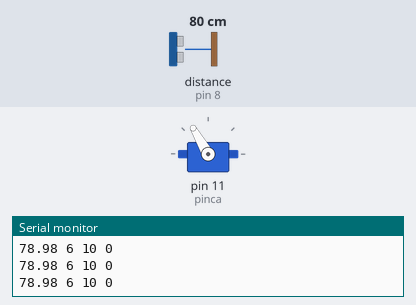
Bench run of a sketch on a simulated Arduino Uno, built with avr-gcc and run on an emulated ATmega328P. Shown: servo, the last lines printed to the serial monitor. Wiring (inferred from the names in the program): ultrasonic range finder: trigger pin 7; echo pin 8. The inputs (shaded band) are chosen by the test bench; at power-on: distance to the obstacle (sensor on pin 8) 80 cm. The echo pulse lasts 58.3 µs per cm.

Above: at 1.2 s.
1.3 s: distance to the obstacle (sensor on pin 8) set to 8 cm
2.8 s: distance to the obstacle (sensor on pin 8) set to 5 cm
At 3.3 s:
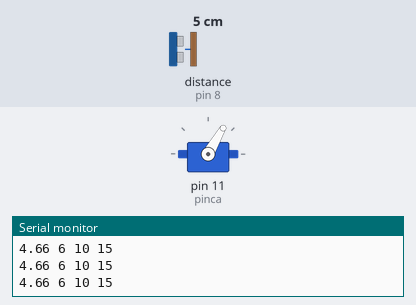
4.3 s: distance to the obstacle (sensor on pin 8) set to 9 cm
7.3 s: distance to the obstacle (sensor on pin 8) set to 12 cm
At 8.0 s:
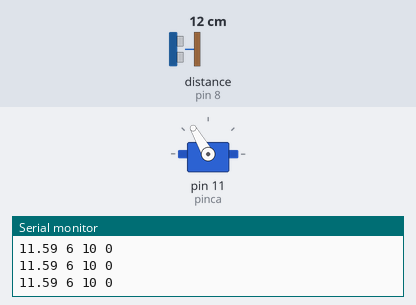
8.8 s: distance to the obstacle (sensor on pin 8) set to 2 cm
At 9.7 s:
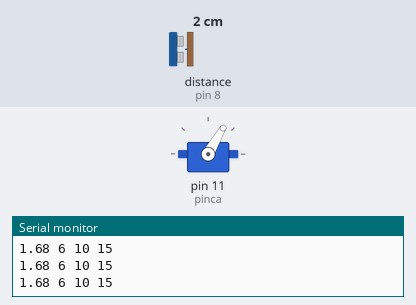
Timing chart, 0 to 11.3 s (numbered marks = the images above; inputs shaded):
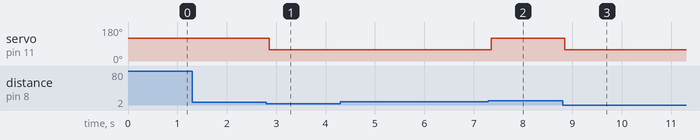

The sketch:

02_pinca_histeresi.ino
```cpp
/*
  SA6 - 02_pinca_histeresi.ino
  Control TOT/RES amb HISTERESI: la pinca automatica de l'estacio de recollida.
  Quan un objecte s'acosta a menys de TANCA_CM, la pinca es tanca (l'agafa).
  Nomes es torna a obrir quan l'objecte s'allunya mes de OBRE_CM.
  Entre els dos llindars, la pinca MANTE el que feia: no fa "clic-clic".
  Circuit: servo pinca=11 (piles + GND comu); ultrasons TRIG=7, ECHO=8.
  Mou la ma a poc a poc davant l'ultrasons i mira el Serial Plotter.
  Quan: S2 - modelatge
*/

#include <Servo.h>

const int TRIG = 7;
const int ECHO = 8;

const int TANCA_CM = 6;      // llindar BAIX: mes a prop, es tanca
const int OBRE_CM = 10;      // llindar ALT: mes lluny, s'obre
const int PINCA_TANCADA = 60;
const int PINCA_OBERTA = 120;

Servo pinca;
bool pincaTancada = false;   // l'ESTAT: la memoria del sistema

// La funcio de la SA3 (i de 03_ultrasons_brac de la SA4)
float mesuraDistancia() {
  digitalWrite(TRIG, LOW);
  delayMicroseconds(2);
  digitalWrite(TRIG, HIGH);
  delayMicroseconds(10);
  digitalWrite(TRIG, LOW);
  long temps = pulseIn(ECHO, HIGH, 30000);
  if (temps == 0) return 400;
  return temps * 0.034 / 2.0;
}

void setup() {
  pinMode(TRIG, OUTPUT);
  pinMode(ECHO, INPUT);
  pinca.write(PINCA_OBERTA);
  pinca.attach(11);
  Serial.begin(9600);
}

void loop() {
  float d = mesuraDistancia();

  if (!pincaTancada && d < TANCA_CM) {
    pincaTancada = true;               // objecte a prop: l'agafa
    pinca.write(PINCA_TANCADA);
  } else if (pincaTancada && d > OBRE_CM) {
    pincaTancada = false;              // objecte lluny: la deixa anar
    pinca.write(PINCA_OBERTA);
  }
  // Entre TANCA_CM i OBRE_CM: no es toca res (la histeresi)

  // Serial Plotter: distancia, els dos llindars i l'estat de la pinca
  Serial.print(d);
  Serial.print(" ");
  Serial.print(TANCA_CM);
  Serial.print(" ");
  Serial.print(OBRE_CM);
  Serial.print(" ");
  Serial.println(pincaTancada ? 15 : 0);

  delay(60);
}
```

Measured:
- the behaviour switches between 7 and 6 cm on distance to the obstacle (sensor on pin 8) (found by bisection; images 0 and 1)
- the behaviour switches between 10 and 11 cm on distance to the obstacle (sensor on pin 8) (found by bisection; images 1 and 2)
- after the input at 2.8 s, servo on pin 11 (pinca): 120° → 60° after 0.06 s
- after the input at 7.3 s, servo on pin 11 (pinca): 60° → 120° after 0.06 s
- after the input at 8.8 s, servo on pin 11 (pinca): 120° → 60° at once
